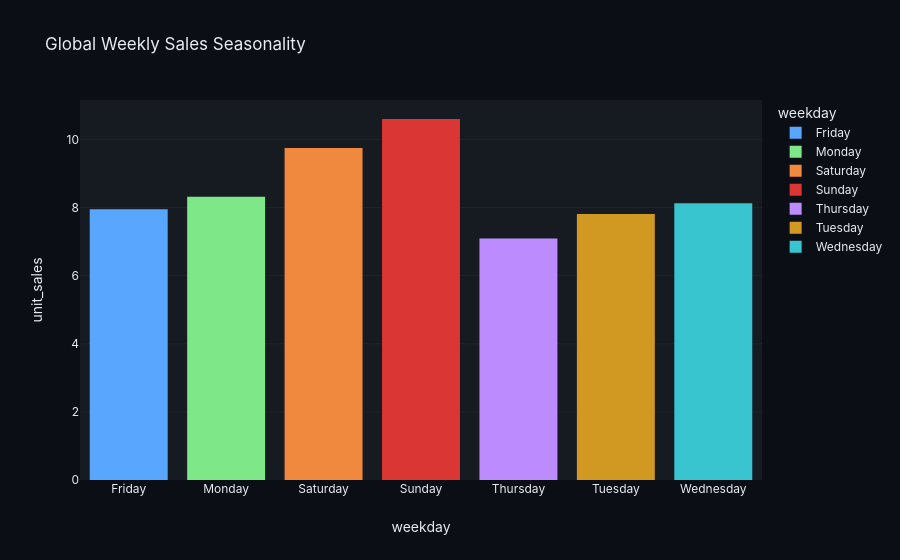

The notebook cell this image was saved under:
### Code cell
df_weekday = (
    df_train.assign(weekday=df_train.date.dt.day_name())
    .groupby("weekday", as_index=False)["unit_sales"]
    .mean()
)

fig = px.bar(
    df_weekday,
    x="weekday",
    y="unit_sales",
    title="Global Weekly Sales Seasonality",
    color="weekday",
)
fig.show()
save_all(fig, "eda/global_weekly_sales_seasonality")

### Figure 1 — Plotly figure (JSON) as saved in the notebook; plotly's stock layout.template omitted (floating-point values rounded to 4 significant figures)
{"data": [{"hovertemplate": "weekday=%{x}<br>unit_sales=%{y}<extra></extra>", "legendgroup": "Friday", "marker": {"color": "#58A6FF", "pattern": {"shape": ""}}, "name": "Friday", "orientation": "v", "showlegend": true, "textposition": "auto", "type": "bar", "x": ["Friday"], "xaxis": "x", "y": [7.945], "yaxis": "y"}, {"hovertemplate": "weekday=%{x}<br>unit_sales=%{y}<extra></extra>", "legendgroup": "Monday", "marker": {"color": "#7EE787", "pattern": {"shape": ""}}, "name": "Monday", "orientation": "v", "showlegend": true, "textposition": "auto", "type": "bar", "x": ["Monday"], "xaxis": "x", "y": [8.313], "yaxis": "y"}, {"hovertemplate": "weekday=%{x}<br>unit_sales=%{y}<extra></extra>", "legendgroup": "Saturday", "marker": {"color": "#F0883E", "pattern": {"shape": ""}}, "name": "Saturday", "orientation": "v", "showlegend": true, "textposition": "auto", "type": "bar", "x": ["Saturday"], "xaxis": "x", "y": [9.745], "yaxis": "y"}, {"hovertemplate": "weekday=%{x}<br>unit_sales=%{y}<extra></extra>", "legendgroup": "Sunday", "marker": {"color": "#DA3633", "pattern": {"shape": ""}}, "name": "Sunday", "orientation": "v", "showlegend": true, "textposition": "auto", "type": "bar", "x": ["Sunday"], "xaxis": "x", "y": [10.6], "yaxis": "y"}, {"hovertemplate": "weekday=%{x}<br>unit_sales=%{y}<extra></extra>", "legendgroup": "Thursday", "marker": {"color": "#BC8CFF", "pattern": {"shape": ""}}, "name": "Thursday", "orientation": "v", "showlegend": true, "textposition": "auto", "type": "bar", "x": ["Thursday"], "xaxis": "x", "y": [7.086], "yaxis": "y"}, {"hovertemplate": "weekday=%{x}<br>unit_sales=%{y}<extra></extra>", "legendgroup": "Tuesday", "marker": {"color": "#D29922", "pattern": {"shape": ""}}, "name": "Tuesday", "orientation": "v", "showlegend": true, "textposition": "auto", "type": "bar", "x": ["Tuesday"], "xaxis": "x", "y": [7.807], "yaxis": "y"}, {"hovertemplate": "weekday=%{x}<br>unit_sales=%{y}<extra></extra>", "legendgroup": "Wednesday", "marker": {"color": "#39C5CF", "pattern": {"shape": ""}}, "name": "Wednesday", "orientation": "v", "showlegend": true, "textposition": "auto", "type": "bar", "x": ["Wednesday"], "xaxis": "x", "y": [8.126], "yaxis": "y"}], "layout": {"barmode": "relative", "legend": {"title": {"text": "weekday"}, "tracegroupgap": 0}, "title": {"text": "Global Weekly Sales Seasonality"}, "xaxis": {"anchor": "y", "categoryarray": ["Friday", "Monday", "Saturday", "Sunday", "Thursday", "Tuesday", "Wednesday"], "categoryorder": "array", "domain": [0, 1], "title": {"text": "weekday"}}, "yaxis": {"anchor": "x", "domain": [0, 1], "title": {"text": "unit_sales"}}}}
